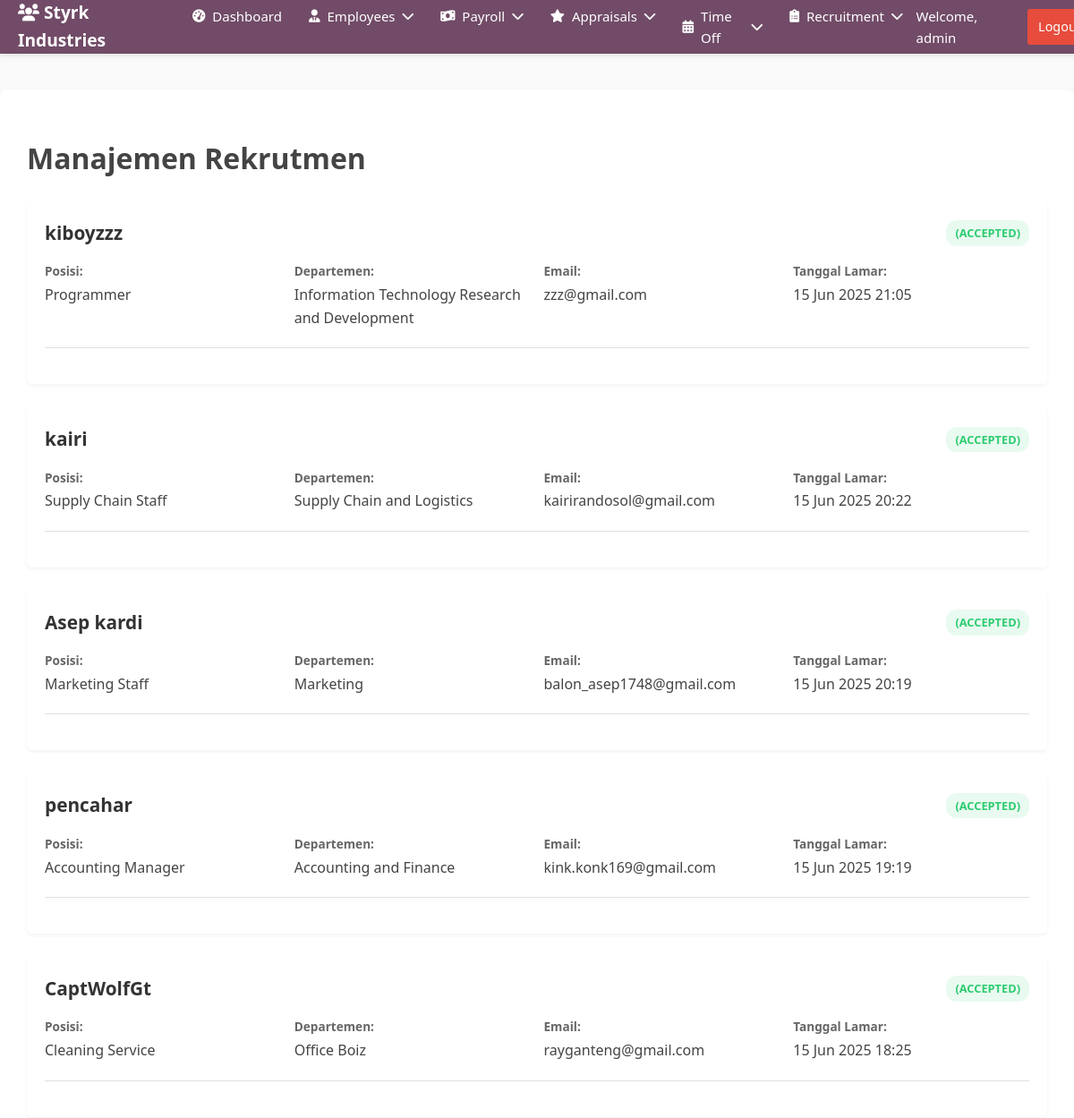
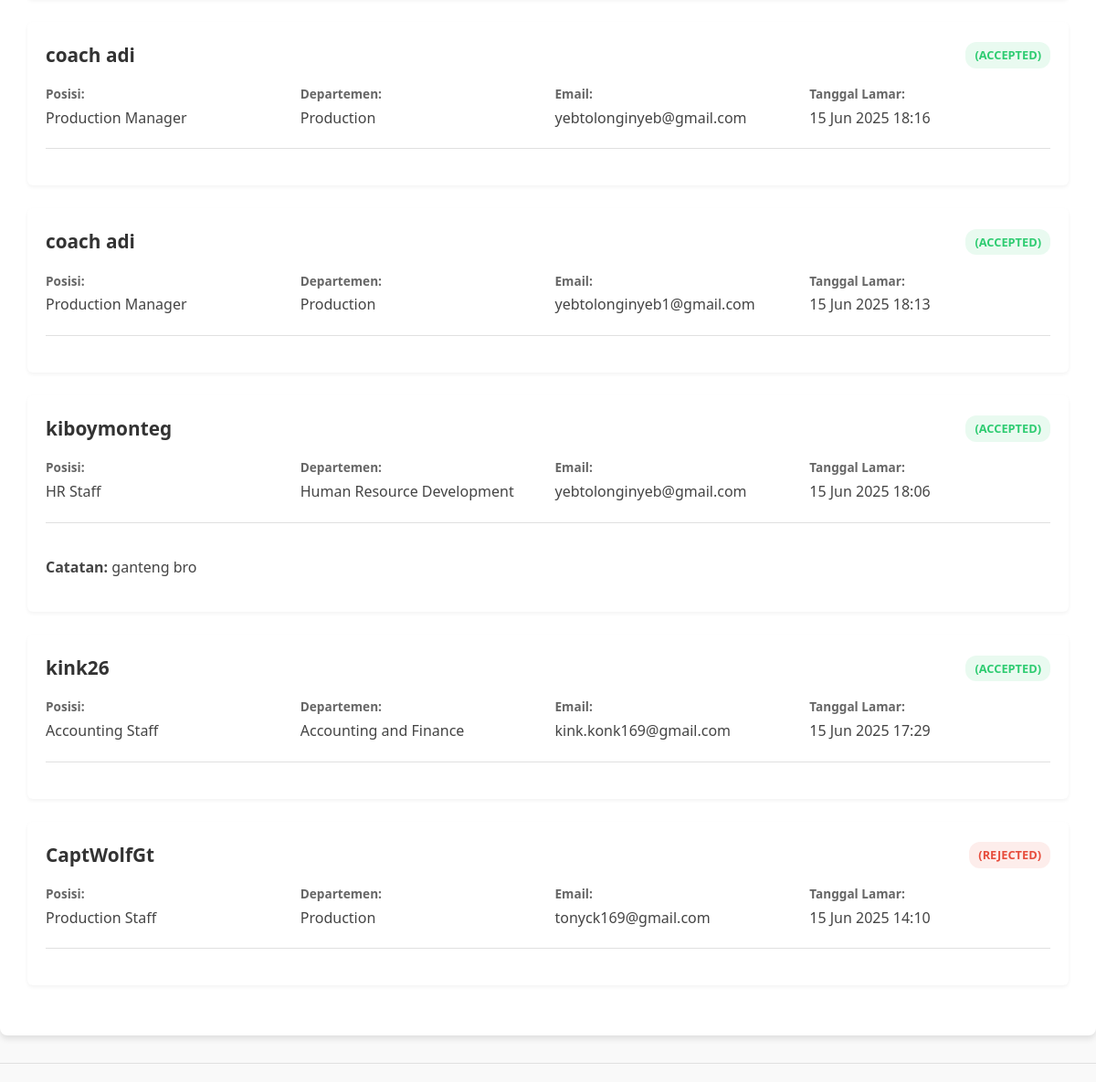
Page /admin_approval.php (signed in) on the committed database (2 pictures, top to bottom).
### tables this page shows
CREATE TABLE `recruitment` (
  `id` int NOT NULL,
  `name` varchar(100) NOT NULL,
  `email` varchar(100) NOT NULL,
  `phone` varchar(20) DEFAULT NULL,
  `position_id` int NOT NULL,
  `cv_path` varchar(255) NOT NULL,
  `photo_path` varchar(255) DEFAULT NULL,
  `application_date` datetime DEFAULT CURRENT_TIMESTAMP,
  `status` enum('pending','reviewed','accepted','rejected') DEFAULT 'pending',
  `admin_notes` text
);

CREATE TABLE `job_positions` (
  `position_id` int NOT NULL,
  `department_id` int NOT NULL,
  `title` varchar(100) NOT NULL
);

CREATE TABLE `departments` (
  `id` int NOT NULL,
  `name` varchar(100) NOT NULL
);

### admin_approval.php (the view, shortened to what this page needs)
<?php
require_once 'auth.php';
require 'admin_header.php';
$sql = "SELECT r.*,
        d.name AS department_name,
        jp.title AS position_title,
        jp.position_id
        FROM recruitment r
        JOIN job_positions jp ON r.position_id = jp.position_id
        JOIN departments d ON jp.department_id = d.id
        ORDER BY
           CASE WHEN r.status = 'pending' THEN 0
                WHEN r.status = 'reviewed' THEN 1
                ELSE 2 END,
           r.application_date DESC";
$result = $conn->query($sql);
$applications = $result->fetch_all(MYSQLI_ASSOC);
?>
<!DOCTYPE html>
<html>
<head>
</head>
<body>
    <div class="container">
        <h1>Manajemen Rekrutmen</h1>
        <?php foreach ($applications as $app): ?>
            <div class="application" data-status="<?= $app['status'] ?>">
                <h3><?= htmlspecialchars($app['name']) ?>
                    <span class="status-<?= $app['status'] ?>">
                        (<?= strtoupper($app['status']) ?>)
                    </span>
                </h3>
                <div class="app-details">
                    <div class="detail-item">
                        <span class="detail-label">Posisi:</span>
                        <span><?= htmlspecialchars($app['position_title']) ?></span>
                    </div>
                    <div class="detail-item">
                        <span class="detail-label">Departemen:</span>
                        <span><?= htmlspecialchars($app['department_name']) ?></span>
                    </div>
                    <div class="detail-item">
                        <span class="detail-label">Email:</span>
                        <span><?= htmlspecialchars($app['email']) ?></span>
                    </div>
                    <div class="detail-item">
                        <span class="detail-label">Tanggal Lamar:</span>
                        <span><?= date('d M Y H:i', strtotime($app['application_date'])) ?></span>
                    </div>
                </div>
                <?php if ($app['status'] == 'pending'): ?>
                    <form method="POST" class="action-form" enctype="multipart/form-data">
                        <input type="hidden" name="recruitment_id" value="<?= $app['id'] ?>">
                        <textarea name="notes" placeholder="Catatan admin (opsional)"></textarea>
                        <button type="submit" name="action" value="review" class="action-btn review-btn">Tandai Ditinjau</button>
                        <button type="submit" name="action" value="accept" class="action-btn accept-btn">Terima</button>
                        <button type="submit" name="action" value="reject" class="action-btn reject-btn">Tolak</button>
                    </form>
                <?php else: ?>
                    <div class="action-form">
                        <?php if (!empty($app['admin_notes'])): ?>
                            <p><strong>Catatan:</strong> <?= htmlspecialchars($app['admin_notes']) ?></p>
                        <?php endif; ?>
                    </div>
                <?php endif; ?>
            </div>
        <?php endforeach; ?>
    </div>
    <form method="POST" class="action-form" action="<?= htmlspecialchars($_SERVER['PHP_SELF']) ?>">
    </form>
</body>
</html>

### admin_header.php (style rules this page uses)
body { font-family: -apple-system, BlinkMacSystemFont, "Segoe UI", Roboto, Helvetica, Arial, sans-serif; margin: 0; background-color: #f5f6f7; color: #333; }

### admin_approval.php (style rules this page uses)
:root { --primary-color: #3498db; --success-color: #2ecc71; --warning-color: #f39c12; --danger-color: #e74c3c; --light-gray: #f5f5f5; --medium-gray: #e0e0e0; --dark-gray: #333; --white: #ffffff; --shadow: 0 4px 6px rgba(0, 0, 0, 0.1); }
body { font-family: 'Segoe UI', Tahoma, Geneva, Verdana, sans-serif; line-height: 1.6; color: #444; background-color: #f9f9f9; margin: 0; padding: 0; margin-top: 100px; }
.container { max-width: 1200px; margin: 30px auto; background-color: var(--white); border-radius: 8px; box-shadow: var(--shadow); padding: 30px; }
.application { background-color: var(--white); border-radius: 6px; box-shadow: 0 2px 4px rgba(0, 0, 0, 0.05); padding: 20px; margin-bottom: 25px; transition: all 0.3s ease; }
.application h3 { margin: 0 0 10px 0; color: var(--dark-gray); font-size: 1.3rem; display: flex; justify-content: space-between; align-items: center; }
.app-details { display: grid; grid-template-columns: repeat(auto-fill, minmax(250px, 1fr)); gap: 15px; margin: 15px 0; }
.detail-item { display: flex; flex-direction: column; }
.detail-label { font-weight: 600; color: #666; font-size: 0.85rem; margin-bottom: 3px; }
.action-form { margin-top: 20px; padding-top: 20px; border-top: 1px solid var(--medium-gray); }
[class^="status-"] { font-size: 0.8rem; padding: 4px 10px; border-radius: 12px; font-weight: 600; }
.status-accepted { color: var(--success-color); background-color: rgba(46, 204, 113, 0.1); }
.status-rejected { color: var(--danger-color); background-color: rgba(231, 76, 60, 0.1); }

### rows in the picture
recruitment: name "kiboyzzz", status "ACCEPTED", position.title "Programmer", departments.name "Information Technology Research and Development", email "zzz@gmail.com", application_date "15 Jun 2025 21:05"
recruitment: name "kairi", status "ACCEPTED", position.title "Supply Chain Staff", departments.name "Supply Chain and Logistics", email "kairirandosol@gmail.com", application_date "15 Jun 2025 20:22"
recruitment: name "Asep kardi", status "ACCEPTED", position.title "Marketing Staff", departments.name "Marketing", email "balon_asep1748@gmail.com", application_date "15 Jun 2025 20:19"
recruitment: name "pencahar", status "ACCEPTED", position.title "Accounting Manager", departments.name "Accounting and Finance", email "kink.konk169@gmail.com", application_date "15 Jun 2025 19:19"
recruitment: name "CaptWolfGt", status "ACCEPTED", position.title "Cleaning Service", departments.name "Office Boiz", email "rayganteng@gmail.com", application_date "15 Jun 2025 18:25"
recruitment: name "coach adi", status "ACCEPTED", position.title "Production Manager", departments.name "Production", email "yebtolonginyeb@gmail.com", application_date "15 Jun 2025 18:16"
recruitment: name "coach adi", status "ACCEPTED", position.title "Production Manager", departments.name "Production", email "yebtolonginyeb1@gmail.com", application_date "15 Jun 2025 18:13"
recruitment: name "kiboymonteg", status "ACCEPTED", position.title "HR Staff", departments.name "Human Resource Development", email "yebtolonginyeb@gmail.com", application_date "15 Jun 2025 18:06", admin_notes "ganteng bro"
recruitment: name "kink26", status "ACCEPTED", position.title "Accounting Staff", departments.name "Accounting and Finance", email "kink.konk169@gmail.com", application_date "15 Jun 2025 17:29"
recruitment: name "CaptWolfGt", status "REJECTED", position.title "Production Staff", departments.name "Production", email "tonyck169@gmail.com", application_date "15 Jun 2025 14:10"

### other values in the picture
$_SESSION['username'] "admin"
